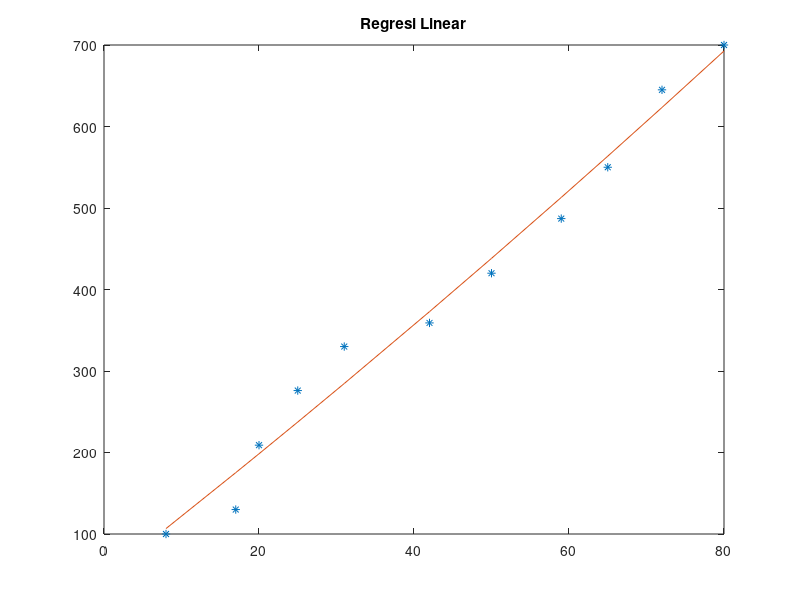

Write MATLAB code to recreate this figure.
clear;
clc;

x = [8, 17, 20, 25, 31, 42, 50, 59, 65, 72, 80];
y = [100, 130, 209, 276, 330, 359, 420, 487, 550, 645, 700];
n = length(x);

sig4x=0;sig3x=0;sig2x=0;sigx=0;sigx2y=0;sigxy=0;sigy=0;

for i=1:n
  sig4x=sig4x+x(i).^4;
  sig3x=sig3x+x(i).^3;
  sig2x=sig2x+x(i).^2;
  sigx=sigx+x(i);
  sigx2y=sigx2y+x(i)*x(i)*y(i);
  sigxy=sigxy+x(i)*y(i);
  sigy=sigy+y(i);
endfor

AA = [sig4x sig3x sig2x; sig3x sig2x sigx; sig2x sigx n];
BB = [sigx2y; sigxy; sigy];
ab = inv(AA)*BB;
a = ab(1);
b = ab(2);
c = ab(3);
f = a*(x.^2)+b*x+c;
plot(x,y,'*',x,f);title('Regresi Linear');
